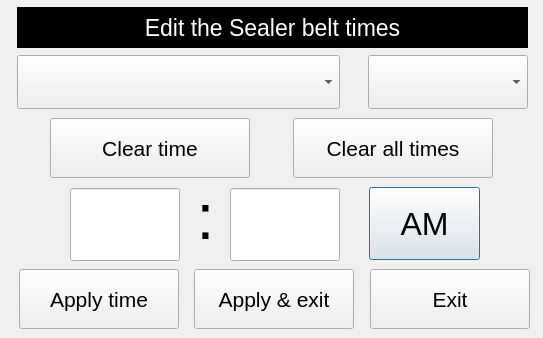
<?xml version="1.0" encoding="UTF-8"?>
<ui version="4.0">
 <class>timeEntryDialog</class>
 <widget class="QDialog" name="timeEntryDialog">
  <property name="enabled">
   <bool>true</bool>
  </property>
  <property name="geometry">
   <rect>
    <x>0</x>
    <y>0</y>
    <width>543</width>
    <height>338</height>
   </rect>
  </property>
  <property name="windowTitle">
   <string>Dialog</string>
  </property>
  <property name="autoFillBackground">
   <bool>false</bool>
  </property>
  <property name="styleSheet">
   <string notr="true">QDialog#timeEntryDialog
{
	background-color: rgb(240, 240, 240);
	foreground-color: black;
}
</string>
  </property>
  <widget class="QWidget" name="verticalLayoutWidget">
   <property name="geometry">
    <rect>
     <x>907</x>
     <y>490</y>
     <width>81</width>
     <height>81</height>
    </rect>
   </property>
   <layout class="QVBoxLayout" name="verticalLayout"/>
  </widget>
  <widget class="QComboBox" name="cbo_DayOfWeek">
   <property name="geometry">
    <rect>
     <x>17</x>
     <y>55</y>
     <width>323</width>
     <height>54</height>
    </rect>
   </property>
   <property name="font">
    <font>
     <pointsize>24</pointsize>
    </font>
   </property>
  </widget>
  <widget class="QComboBox" name="cbo_OnOrOff">
   <property name="geometry">
    <rect>
     <x>368</x>
     <y>55</y>
     <width>160</width>
     <height>54</height>
    </rect>
   </property>
   <property name="font">
    <font>
     <pointsize>24</pointsize>
    </font>
   </property>
  </widget>
  <widget class="QPushButton" name="but_AmPm">
   <property name="geometry">
    <rect>
     <x>369</x>
     <y>187</y>
     <width>111</width>
     <height>73</height>
    </rect>
   </property>
   <property name="font">
    <font>
     <pointsize>24</pointsize>
    </font>
   </property>
   <property name="text">
    <string>AM</string>
   </property>
  </widget>
  <widget class="QLabel" name="label">
   <property name="geometry">
    <rect>
     <x>17</x>
     <y>7</y>
     <width>511</width>
     <height>41</height>
    </rect>
   </property>
   <property name="font">
    <font>
     <pointsize>17</pointsize>
    </font>
   </property>
   <property name="styleSheet">
    <string notr="true">background-color: Black; color: white;</string>
   </property>
   <property name="text">
    <string>Edit the Sealer belt times</string>
   </property>
   <property name="alignment">
    <set>Qt::AlignCenter</set>
   </property>
  </widget>
  <widget class="hobart::numericLineEdit" name="txtHour">
   <property name="enabled">
    <bool>true</bool>
   </property>
   <property name="geometry">
    <rect>
     <x>70</x>
     <y>188</y>
     <width>110</width>
     <height>73</height>
    </rect>
   </property>
   <property name="sizePolicy">
    <sizepolicy hsizetype="Fixed" vsizetype="Fixed">
     <horstretch>0</horstretch>
     <verstretch>0</verstretch>
    </sizepolicy>
   </property>
   <property name="minimumSize">
    <size>
     <width>91</width>
     <height>40</height>
    </size>
   </property>
   <property name="maximumSize">
    <size>
     <width>999</width>
     <height>999</height>
    </size>
   </property>
   <property name="font">
    <font>
     <pointsize>28</pointsize>
    </font>
   </property>
   <property name="text">
    <string notr="true"/>
   </property>
   <property name="alignment">
    <set>Qt::AlignCenter</set>
   </property>
  </widget>
  <widget class="hobart::numericLineEdit" name="txtMinute">
   <property name="enabled">
    <bool>true</bool>
   </property>
   <property name="geometry">
    <rect>
     <x>230</x>
     <y>188</y>
     <width>110</width>
     <height>73</height>
    </rect>
   </property>
   <property name="sizePolicy">
    <sizepolicy hsizetype="Fixed" vsizetype="Fixed">
     <horstretch>0</horstretch>
     <verstretch>0</verstretch>
    </sizepolicy>
   </property>
   <property name="minimumSize">
    <size>
     <width>91</width>
     <height>40</height>
    </size>
   </property>
   <property name="maximumSize">
    <size>
     <width>999</width>
     <height>999</height>
    </size>
   </property>
   <property name="font">
    <font>
     <pointsize>28</pointsize>
    </font>
   </property>
   <property name="text">
    <string notr="true"/>
   </property>
   <property name="alignment">
    <set>Qt::AlignCenter</set>
   </property>
  </widget>
  <widget class="QPushButton" name="butApply">
   <property name="geometry">
    <rect>
     <x>19</x>
     <y>269</y>
     <width>160</width>
     <height>60</height>
    </rect>
   </property>
   <property name="font">
    <font>
     <pointsize>16</pointsize>
    </font>
   </property>
   <property name="text">
    <string>Apply time</string>
   </property>
  </widget>
  <widget class="QPushButton" name="butApplyNExit">
   <property name="geometry">
    <rect>
     <x>194</x>
     <y>269</y>
     <width>160</width>
     <height>60</height>
    </rect>
   </property>
   <property name="font">
    <font>
     <pointsize>16</pointsize>
    </font>
   </property>
   <property name="text">
    <string>Apply &amp;&amp; exit</string>
   </property>
  </widget>
  <widget class="QPushButton" name="butExit">
   <property name="geometry">
    <rect>
     <x>370</x>
     <y>269</y>
     <width>160</width>
     <height>60</height>
    </rect>
   </property>
   <property name="font">
    <font>
     <pointsize>16</pointsize>
    </font>
   </property>
   <property name="text">
    <string>Exit</string>
   </property>
  </widget>
  <widget class="QLabel" name="label_2">
   <property name="geometry">
    <rect>
     <x>180</x>
     <y>186</y>
     <width>51</width>
     <height>61</height>
    </rect>
   </property>
   <property name="font">
    <font>
     <pointsize>48</pointsize>
    </font>
   </property>
   <property name="text">
    <string>:</string>
   </property>
   <property name="alignment">
    <set>Qt::AlignCenter</set>
   </property>
  </widget>
  <widget class="QPushButton" name="butClearTime">
   <property name="geometry">
    <rect>
     <x>50</x>
     <y>118</y>
     <width>200</width>
     <height>60</height>
    </rect>
   </property>
   <property name="font">
    <font>
     <pointsize>16</pointsize>
    </font>
   </property>
   <property name="text">
    <string>Clear time</string>
   </property>
  </widget>
  <widget class="QPushButton" name="butClearAllTimes">
   <property name="geometry">
    <rect>
     <x>293</x>
     <y>118</y>
     <width>200</width>
     <height>60</height>
    </rect>
   </property>
   <property name="font">
    <font>
     <pointsize>16</pointsize>
    </font>
   </property>
   <property name="text">
    <string>Clear all times</string>
   </property>
  </widget>
 </widget>
 <customwidgets>
  <customwidget>
   <class>hobart::numericLineEdit</class>
   <extends>QLineEdit</extends>
   <header location="global">numericlineedit.h</header>
  </customwidget>
 </customwidgets>
 <resources/>
 <connections/>
</ui>
